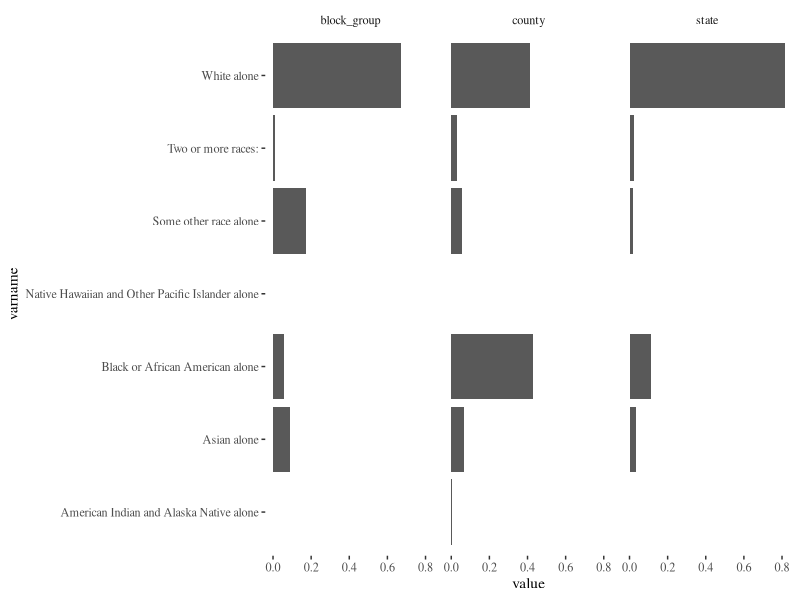
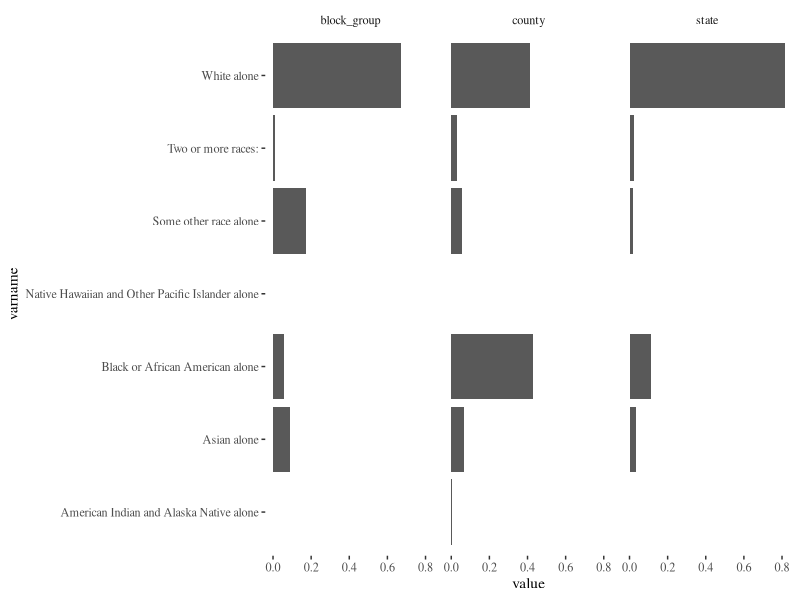

Write the R code that produced these figures, in order.

library(tidyverse)
library(stringr)
library(ggthemes)

col_names <- names(read_csv('../raw-data/ACS_16_5YR_B02001_with_ann.csv', n_max = 0 ))
var_names <- read_csv('../raw-data/ACS_16_5YR_B02001_with_ann.csv', n_max = 1 )
data <- read_csv('../raw-data/ACS_16_5YR_B02001_with_ann.csv', col_names = col_names, skip = 2)



clean_data2 <- data %>% select(-contains('02_')) %>% gather(variable, value, starts_with("HD"), -GEO.id, -GEO.id2, -`GEO.display-label`) %>%
    select(-GEO.id, -GEO.id2) 
 

var_data <- var_names %>% select(-GEO.id, -GEO.id2, -`GEO.display-label`, -contains('02_')) %>%
    gather(variable, varname ) %>%
        mutate(varname = str_replace(varname, 'Estimate; ' , '')) %>%
            mutate(varname = str_replace(varname, ':' , '')) %>%
                mutate(varname = str_replace(varname, '- ' , ''))


clean_data <- inner_join(clean_data2, var_data, by='variable') %>% rename(location = `GEO.display-label`) %>% select(-variable)
clean_data <- clean_data %>% mutate(location = case_when(
                          location == "Pennsylvania" ~ "state",
                          location == "Philadelphia County, Pennsylvania" ~ "county",
                          TRUE ~ 'block_group')) 


totals <- clean_data %>% filter(varname == "Total") %>% rename(total = value) %>%
    select(-varname)

race_share <- clean_data %>% inner_join(totals, by='location') %>%
    mutate(frac = value / total) %>%
    select(-value, -total)    %>%
        spread(location,frac)  %>% filter(varname != "Total")  %>%
            mutate(varname = str_replace(varname, 'Total ', '')) %>%
                filter(!grepl('Two or more races: - Two races excluding', varname)) %>%
                    filter(!grepl('Two or more races: - Two races including', varname)) %>%
                        gather(location, value, c(block_group, county, state), -varname)



ggplot(data = race_share) +
    geom_col(aes(x = varname,y = value)) + theme_tufte() +
        coord_flip()  + facet_grid(. ~ location)

ggsave("../output/figure_race.pdf")
